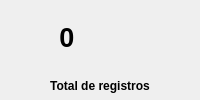
                   <widget class="QWidget" name="widget_21" native="true">
                    <property name="minimumSize">
                     <size>
                      <width>180</width>
                      <height>0</height>
                     </size>
                    </property>
                    <property name="maximumSize">
                     <size>
                      <width>16777215</width>
                      <height>100</height>
                     </size>
                    </property>
                    <property name="styleSheet">
                     <string notr="true">
border-radius: 15px</string>
                    </property>
                    <layout class="QHBoxLayout" name="horizontalLayout_17">
                     <property name="spacing">
                      <number>2</number>
                     </property>
                     <property name="leftMargin">
                      <number>3</number>
                     </property>
                     <property name="topMargin">
                      <number>0</number>
                     </property>
                     <property name="rightMargin">
                      <number>3</number>
                     </property>
                     <property name="bottomMargin">
                      <number>4</number>
                     </property>
                     <item>
                      <widget class="QWidget" name="widget_23" native="true">
                       <layout class="QVBoxLayout" name="verticalLayout_12">
                        <property name="spacing">
                         <number>5</number>
                        </property>
                        <property name="leftMargin">
                         <number>3</number>
                        </property>
                        <property name="topMargin">
                         <number>0</number>
                        </property>
                        <property name="rightMargin">
                         <number>3</number>
                        </property>
                        <property name="bottomMargin">
                         <number>0</number>
                        </property>
                        <item>
                         <widget class="QWidget" name="widget_24" native="true">
                          <property name="minimumSize">
                           <size>
                            <width>0</width>
                            <height>55</height>
                           </size>
                          </property>
                          <layout class="QHBoxLayout" name="horizontalLayout_18">
                           <property name="bottomMargin">
                            <number>5</number>
                           </property>
                           <item>
                            <widget class="QLabel" name="totalreg">
                             <property name="font">
                              <font>
                               <pointsize>18</pointsize>
                               <bold>true</bold>
                              </font>
                             </property>
                             <property name="text">
                              <string>&lt;html&gt;&lt;head/&gt;&lt;body&gt;&lt;p align=&quot;center&quot;&gt;&lt;span style=&quot; font-size:20pt; font-weight:700;&quot;&gt;0&lt;/span&gt;&lt;/p&gt;&lt;/body&gt;&lt;/html&gt;</string>
                             </property>
                             <property name="alignment">
                              <set>Qt::AlignmentFlag::AlignCenter</set>
                             </property>
                             <property name="margin">
                              <number>12</number>
                             </property>
                            </widget>
                           </item>
                           <item>
                            <widget class="QLabel" name="label_28">
                             <property name="minimumSize">
                              <size>
                               <width>50</width>
                               <height>65</height>
                              </size>
                             </property>
                             <property name="maximumSize">
                              <size>
                               <width>60</width>
                               <height>16777215</height>
                              </size>
                             </property>
                             <property name="text">
                              <string/>
                             </property>
                             <property name="pixmap">
                              <pixmap resource="../../recursos/recursos.qrc">:/iconos/iconos/registros.ico</pixmap>
                             </property>
                             <property name="scaledContents">
                              <bool>true</bool>
                             </property>
                            </widget>
                           </item>
                          </layout>
                         </widget>
                        </item>
                        <item>
                         <widget class="QLabel" name="label_29">
                          <property name="minimumSize">
                           <size>
                            <width>50</width>
                            <height>20</height>
                           </size>
                          </property>
                          <property name="text">
                           <string>&lt;html&gt;&lt;head/&gt;&lt;body&gt;&lt;p align=&quot;center&quot;&gt;&lt;span style=&quot; font-weight:700;&quot;&gt;Total de registros&lt;/span&gt;&lt;/p&gt;&lt;/body&gt;&lt;/html&gt;</string>
                          </property>
                         </widget>
                        </item>
                       </layout>
                      </widget>
                     </item>
                    </layout>
                   </widget>
